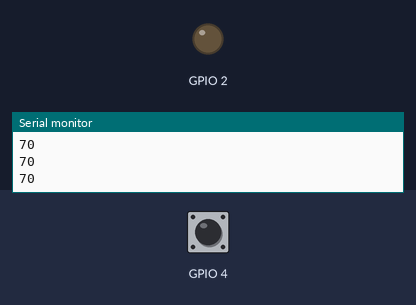
Simulated run of this sketch. Board: ESP32. On the bench: output pins drawn as LEDs (lit = HIGH), the last lines printed to the serial monitor. Inputs (shaded band) come from the test bench; at power-on: GPIO 4 HIGH.

Above: at 1.2 s.
1.3 s: GPIO 4 pulled LOW for 0.15 s
At 1.4 s:
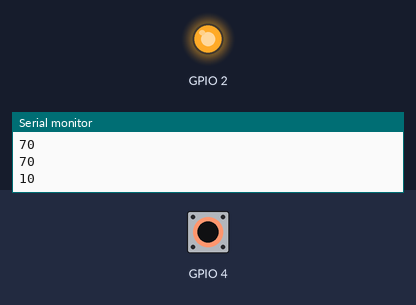
3.0 s: GPIO 4 pulled LOW for 3.2 s
At 7.1 s:
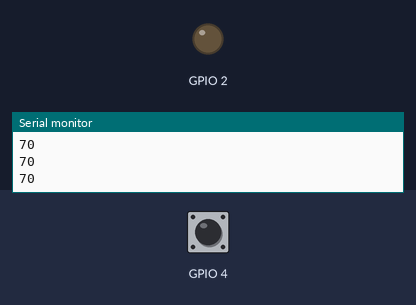
Timing chart, 0 to 8.6 s (numbered marks = the images above; inputs shaded):
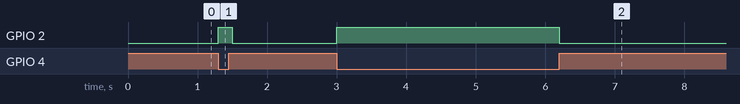

Measured:
- after the input at 1.3 s, GPIO 2: LOW → HIGH at once, → LOW 0.20 s later
- after the input at 3.0 s, GPIO 2: LOW → HIGH at once, → LOW 3.2 s later

The sketch:

touch_sense_with_esp32.ino
```cpp
void setup() {
  // put your setup code here, to run once:
  Serial.begin(115200);
  pinMode(2,OUTPUT);
}

void loop() {
  // put your main code here, to run repeatedly:
  Serial.println(touchRead(T0));
  delay(100);

  if(touchRead(T0)<40)
  {
    digitalWrite(2,HIGH);
  }
  else
  {
    digitalWrite(2,LOW);
  }
}
```
